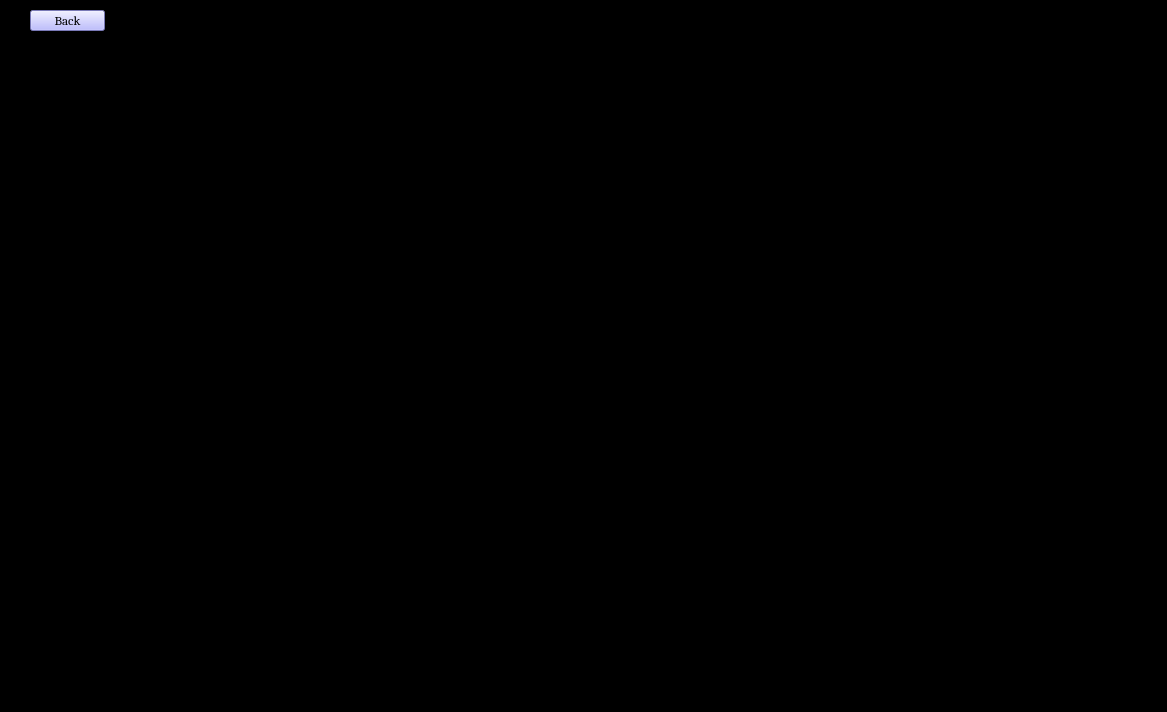
<?xml version="1.0" encoding="UTF-8"?>
<ui version="4.0">
 <class>MainWindow</class>
 <widget class="QMainWindow" name="MainWindow">
  <property name="geometry">
   <rect>
    <x>0</x>
    <y>0</y>
    <width>1167</width>
    <height>712</height>
   </rect>
  </property>
  <property name="windowTitle">
   <string>MainWindow</string>
  </property>
  <property name="styleSheet">
   <string notr="true">QWidget {
    background-color:rgb(0, 0, 0)
}</string>
  </property>
  <widget class="QWidget" name="centralwidget">
   <widget class="QTableWidget" name="MovieDescriptionTable">
    <property name="geometry">
     <rect>
      <x>70</x>
      <y>90</y>
      <width>1031</width>
      <height>511</height>
     </rect>
    </property>
   </widget>
   <widget class="QPushButton" name="backButton">
    <property name="geometry">
     <rect>
      <x>30</x>
      <y>10</y>
      <width>75</width>
      <height>21</height>
     </rect>
    </property>
    <property name="font">
     <font>
      <family>Cambria</family>
      <pointsize>10</pointsize>
     </font>
    </property>
    <property name="styleSheet">
     <string notr="true">QPushButton {
    background-color: rgb(170, 170, 255);
    color: rgb(0, 0, 0);

}


QPushButton:hover {
    background-color:rgb(128, 120, 215);
    color: rgb(0, 0, 0)
}

QPushButton:pressed {
    background-color: rgb(85, 170, 127);
    color: rgb(0, 0, 0)
}
</string>
    </property>
    <property name="text">
     <string>Back</string>
    </property>
   </widget>
  </widget>
  <widget class="QMenuBar" name="menubar">
   <property name="geometry">
    <rect>
     <x>0</x>
     <y>0</y>
     <width>1167</width>
     <height>21</height>
    </rect>
   </property>
  </widget>
  <widget class="QStatusBar" name="statusbar"/>
 </widget>
 <resources/>
 <connections/>
</ui>
